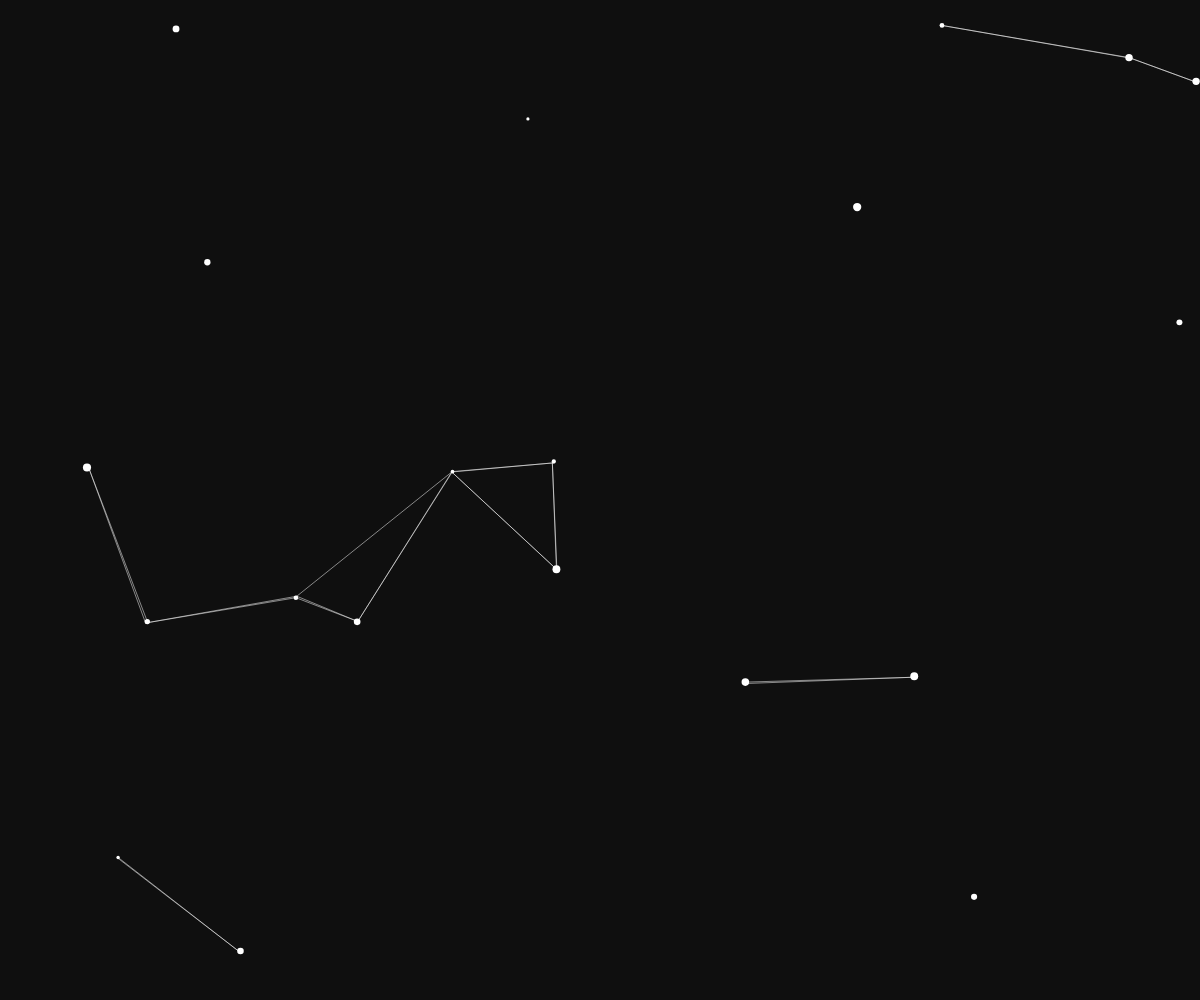
Frame 1 (no input)
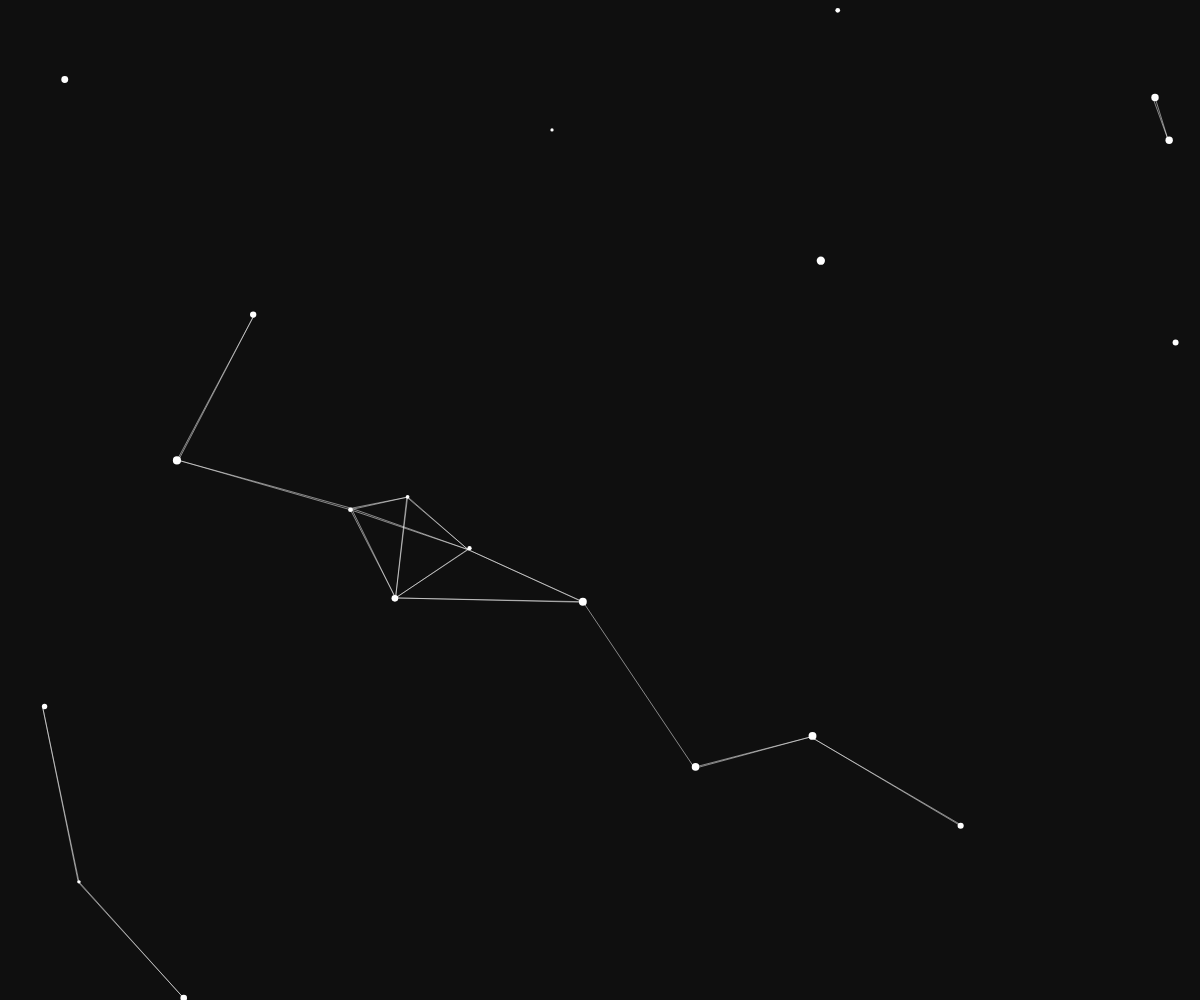
Frame 60 (no input)
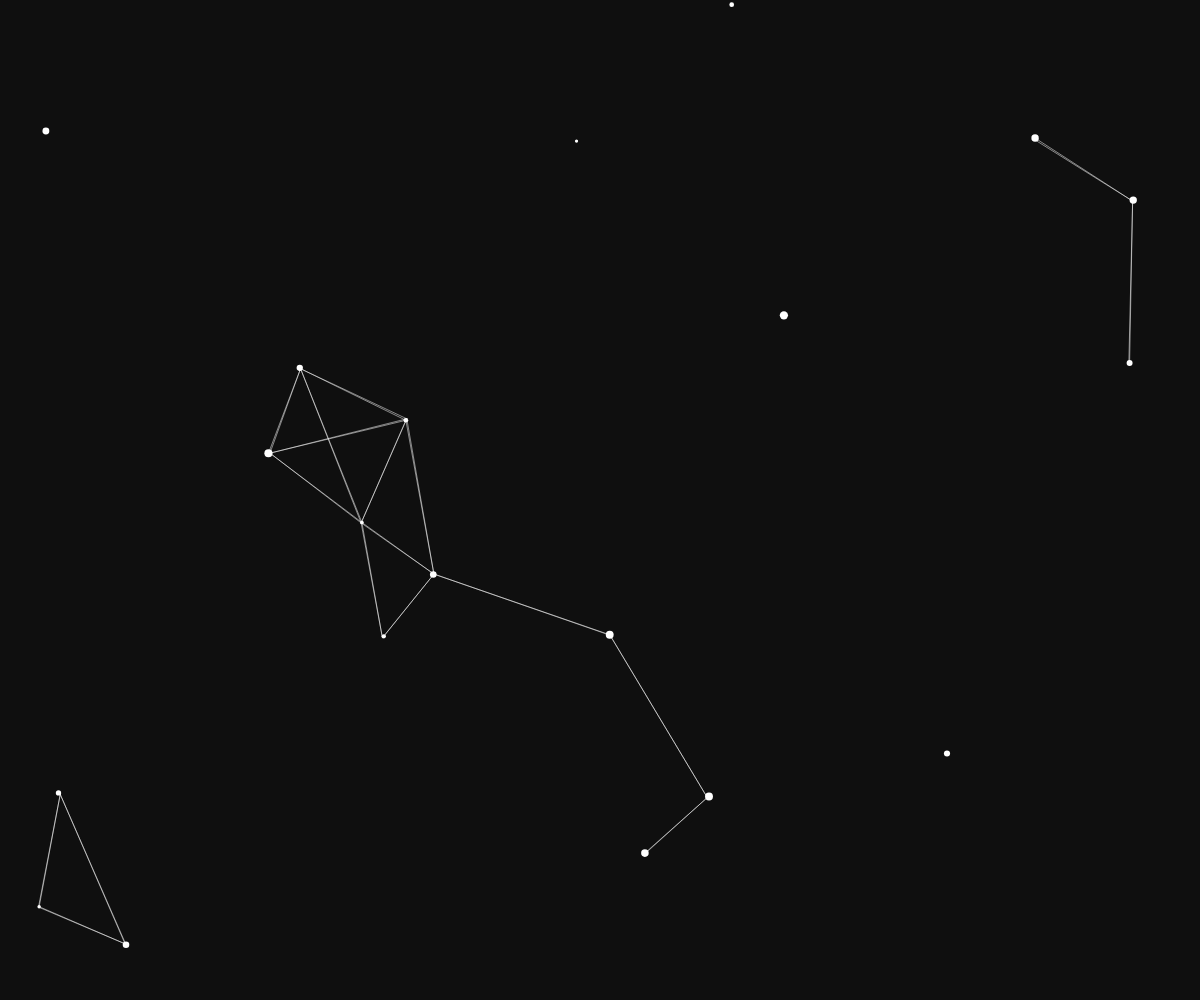
Frame 120 (the mouse pressed at the canvas centre since frame 60)

The p5.js sketch that drew these frames (run headless with seeded random() and noise() and a simulated clock; from frame 60 on, the mouse is pressed at the canvas centre):

// p5.js sketch
// ── sketch.js
var vertices = [];
var width;
var height;

class Vertex{
	constructor(){
		this.x = random(0, window.innerWidth);
		this.y = random(0, window.innerHeight);
		this.radius = random(3,10);
		this.dx = random(-2, 2);
		this.dy = random(-1.5, 1.5);
		this.s = random(0, Math.PI);
		this.sr = random(0, 3);
	}
	draw(){
		noStroke();
		fill('rgba(255,255,255,1)');
		circle(this.x,this.y,this.radius);
	}
	update(){
		let sinMotion = 0;
		if (sinMotion){
			this.s+= 0.01*this.sr;
			this.dx += Math.sin(this.s)*0.01;
			this.dy += Math.sin(this.s + Math.PI/4)*0.01;
		}
		let gravity = 0;
		if (gravity){
			if (this.x > (width/2+400) || this.x < (width/2-400)){ 
				if (this.x > width/2){
					this.dx -= (this.x - width/2) *0.001;
				} else {
					this.dx += (width/2 - this.x) *0.001;
				}
			}
			if (this.y > (height/2+400) || this.y < (height/2-400)){ 
				if (this.y > height/2){
					this.dy -= (this.y - height/2) *0.001;
				} else {
					this.dy += (height/2 - this.y) *0.001;
				}
			}
		}
		
		let mousePush = 0;
		if (mousePush){
			var mouseDist = Math.sqrt(Math.pow((mouseX-this.x),2) + Math.pow((mouseY-this.y),2));
			if (mouseDist < 200){
				let speed = 2 * 1/(mouseDist+1);
				let angle = Math.atan2(this.y - mouseY, this.x- mouseX);
				this.dx = this.speed* Math.cos(this.angle);
				this.dy = this.speed* Math.sin(this.angle);
			}
		}
		this.x += this.dx;
		this.y += this.dy;
		if (this.x < 0 || this.x > width){
			this.dx *= -1;
		}
		if (this.y < 0 || this.y > height){
			this.dy *= -1;
		}
	}
	drawEdgesWithinX(threshold){
		for (vertex of vertices){
			if (!(vertex === this)){
				var dist = Math.sqrt(Math.pow((vertex.x-this.x),2) + Math.pow((vertex.y-this.y),2));
				// console.log(dist);
				if (dist < threshold){
					stroke('rgba(255,255,255,0.5)');
					strokeWeight(1);
        			line(this.x,this.y,vertex.x,vertex.y);
					// drawCurvedLine(this, vertex, dist);
				}
			}
		}
	}
	drawNearestXEdges(x){
		var nearest = [];
		var nearestValues = [];
		for (var i = 0; i<vertices.length; i++){
			if (! (vertices[i] === this)){
				var dist = Math.sqrt(Math.pow((vertices[i].x-this.x),2) + Math.pow((vertices[i].y-this.y),2));
				if (nearest.length < x){
					nearest.push(vertices[i]);
					nearestValues.push(dist);
				} else {
					for (var j = 0; j<x; j++){
						if (dist < nearestValues[j]){
							nearest.splice(j, 1, vertices[i]);
							nearestValues.splice(j, 1, dist);
							break;
						}
					}
				}
			}
		} 
		console.log(nearest);
		for (var i = 0; i<nearest.length; i++){
			stroke('rgba(255,255,255,0.5)');
			strokeWeight(1);
			line(this.x,this.y,nearest[i].x,nearest[i].y);
		}
	}
	drawEdges(){
		this.drawEdgesWithinX(200);
		// this.drawNearestXEdges(3);
	}
}

function drawCurvedLine(a, b, dist){
	noFill();
	// let t = map(mouseX, 0, width, -5, 5);
	// curveTightness(t);
	beginShape();
	curveVertex(a.x, a.y);
	curveVertex(a.x, a.y);
	var dx = a.dx + b.dx;
	var dy = a.dy + b.dy;
	curveVertex(  ((a.x+b.x)/2)-(50*dx), ((a.y+b.y)/2)-(50*dy));
	// curveVertex(mouseX, mouseY);
	curveVertex(b.x, b.y);
	curveVertex(b.x, b.y);
	endShape();
}
function handleMouse(e){
	mouseX = e.clientX;
	mouseY = e.clientY;
}
document.addEventListener("mousemove", handleMouse);

function setup(){
	width = window.innerWidth;
	height = window.innerHeight;
	createCanvas(width, height);
	for (var i=0; i<20; i++){
		vertices.push(new Vertex);
	}
}

function draw(){
	background('#0f0f0f');
	for (vertex of vertices){
		vertex.draw();
		vertex.update();
		vertex.drawEdges();
	}
}
